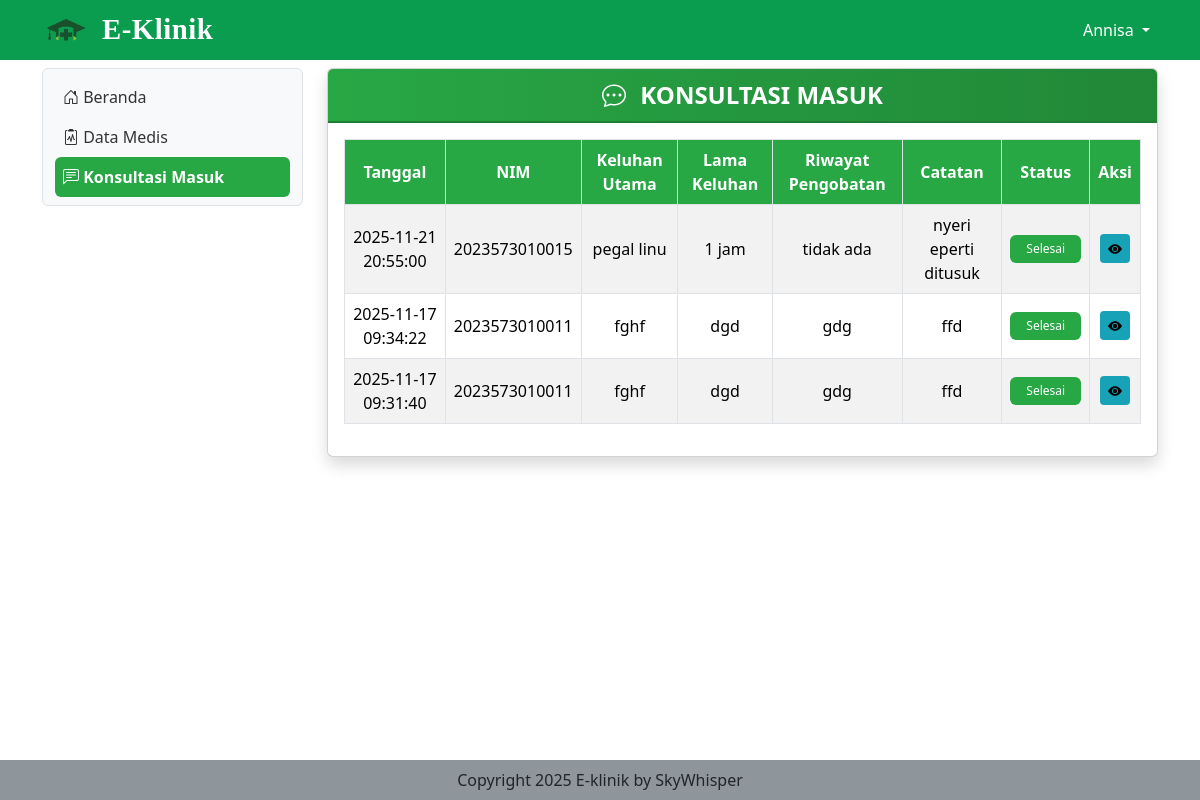
/index.php?x=konsultasimasuk (signed in), run on the app's committed database.
### tables this page shows
CREATE TABLE `tindak_lanjut` (
  `id_tindak_lanjut` bigint(20) NOT NULL,
  `tgl_tindak_lanjut` datetime DEFAULT current_timestamp(),
  `diagnosa` text DEFAULT NULL,
  `resep_obat` text DEFAULT NULL,
  `saran_perawatan` text DEFAULT NULL,
  `id_konsultasi` bigint(20) DEFAULT NULL,
  `nim` varchar(50) DEFAULT NULL,
  `id_petugas` varchar(50) DEFAULT NULL
);

CREATE TABLE `konsultasi` (
  `id_konsultasi` bigint(20) NOT NULL,
  `tgl_konsultasi` datetime DEFAULT current_timestamp(),
  `keluhan_utama` text DEFAULT NULL,
  `lama_keluhan` text DEFAULT NULL,
  `riwayat_pengobatan_sendiri` text DEFAULT NULL,
  `catatan_mahasiswa` text DEFAULT NULL,
  `nim` varchar(50) DEFAULT NULL,
  `id_petugas` varchar(50) DEFAULT NULL,
  `status` varchar(20) DEFAULT NULL
);

### konsultasimasuk.php (the view, shortened to what this page needs)
<?php
include 'proses/connect.php';
$id_petugas = $_SESSION['username_eklinik'];
$sql = "SELECT k.*, tl.tgl_tindak_lanjut, tl.diagnosa, tl.resep_obat, tl.saran_perawatan
        FROM konsultasi k
        LEFT JOIN tindak_lanjut tl ON k.id_konsultasi = tl.id_konsultasi
        WHERE k.id_petugas = '$id_petugas'
        ORDER BY k.tgl_konsultasi DESC";
$result = mysqli_query($conn, $sql);
?>
<div class="col-lg-9 mt-2">
    <div class="card shadow">
        <div class="card-header">
            <i class="bi bi-chat-dots me-2"></i> KONSULTASI MASUK
        </div>
    <div class="card-body">
        <table class="table table-bordered table-striped text-center">
            <thead>
                <tr>
                    <th>Tanggal</th>
                    <th>NIM</th>
                    <th>Keluhan Utama</th>
                    <th>Lama Keluhan</th>
                    <th>Riwayat Pengobatan</th>
                    <th>Catatan</th>
                    <th>Status</th>
                    <th>Aksi</th>
                </tr>
            </thead>
            <tbody>
                <?php while ($row = mysqli_fetch_assoc($result)): ?>
                <tr>
                    <td><?= $row['tgl_konsultasi'] ?></td>
                    <td><?= $row['nim'] ?></td>
                    <td><?= $row['keluhan_utama'] ?></td>
                    <td><?= $row['lama_keluhan'] ?></td>
                    <td><?= $row['riwayat_pengobatan_sendiri'] ?></td>
                    <td><?= $row['catatan_mahasiswa'] ?></td>
                    <td>
                        <?php if (empty($row['tgl_tindak_lanjut'])): ?>
                            <span class="badge text-bg-warning px-3 py-2">Masuk</span>
                        <?php else: ?>
                            <span class="badge text-bg-success px-3 py-2">Selesai</span>
                        <?php endif; ?>
                    </td>
                    <td>
                        <?php if (empty($row['tgl_tindak_lanjut'])): ?>
                            <button class="btn btn-primary btn-sm"
                                    data-bs-toggle="modal"
                                    data-bs-target="#balasModal"
                                    data-id="<?= $row['id_konsultasi'] ?>"
                                    data-nim="<?= $row['nim'] ?>">
                                <i class="bi bi-reply-fill"></i> Balas
                            </button>
                        <?php else: ?>
                            <button class="btn btn-info btn-sm"
                                    data-bs-toggle="modal"
                                    data-bs-target="#detailModal"
                                    data-nim="<?= $row['nim'] ?>"
                                    data-keluhan="<?= $row['keluhan_utama'] ?>"
                                    data-lama="<?= $row['lama_keluhan'] ?>"
                                    data-riwayat="<?= $row['riwayat_pengobatan_sendiri'] ?>"
                                    data-catatan="<?= $row['catatan_mahasiswa'] ?>"
                                    data-tgl="<?= $row['tgl_tindak_lanjut'] ?>"
                                    data-diagnosa="<?= $row['diagnosa'] ?>"
                                    data-resep="<?= $row['resep_obat'] ?>"
                                    data-saran="<?= $row['saran_perawatan'] ?>">
                                <i class="bi bi-eye-fill"></i>
                            </button>
                        <?php endif; ?>
                    </td>
                </tr>
                <?php endwhile; ?>
            </tbody>
        </table>
    </div>
</div>
</div>

### assets/css/style.css (style rules this page uses)
body { height: 100%; }

### konsultasimasuk.php (style rules this page uses)
.card-header { font-size: 1.5rem; font-weight: 700; color: #fff; background: linear-gradient(90deg, #28a745, #218838); text-align: center; border-bottom: 2px solid #1e7e34; }
.table thead th { background-color: #28a745; color: #fff; text-align: center; vertical-align: middle; }
.table tbody td { vertical-align: middle; }
.badge.text-bg-success { background-color: #28a745 !important; font-weight: 500; }
.btn-info { background-color: #17a2b8; border: none; }
.card-body { max-height: 75vh; overflow-y: auto; }

### data on the page
tindak_lanjut: id_konsultasi.tgl_konsultasi "2025-11-21 20:55:00", id_konsultasi.nim "2023573010015", id_konsultasi.keluhan_utama "pegal linu", id_konsultasi.lama_keluhan "1 jam", id_konsultasi.riwayat_pengobatan_sendiri "tidak ada", id_konsultasi.catatan_mahasiswa "nyeri eperti ditusuk", shows "Selesai"
tindak_lanjut: id_konsultasi.tgl_konsultasi "2025-11-17 09:34:22", id_konsultasi.nim "2023573010011", id_konsultasi.keluhan_utama "fghf", id_konsultasi.lama_keluhan "dgd", id_konsultasi.riwayat_pengobatan_sendiri "gdg", id_konsultasi.catatan_mahasiswa "ffd", shows "Selesai"
tindak_lanjut: id_konsultasi.tgl_konsultasi "2025-11-17 09:31:40", id_konsultasi.nim "2023573010011", id_konsultasi.keluhan_utama "fghf", id_konsultasi.lama_keluhan "dgd", id_konsultasi.riwayat_pengobatan_sendiri "gdg", id_konsultasi.catatan_mahasiswa "ffd", shows "Selesai"

### other printed values
$_SESSION['nama_eklinik'] "Annisa"
